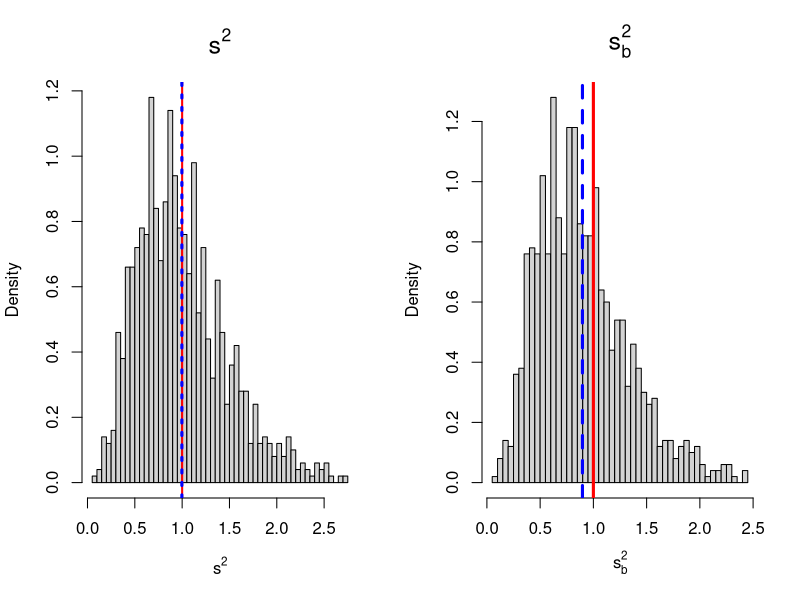

This chart was generated by the following R code:
########################################
# R code - LAB 2 - Statistical Methods #
#                                      #
# !!! This is the pre-LAB version      #
# You can find XXX to complete         #
########################################

## Distribution of the sample mean ----

# Case 1) Generate from N(0,1)
# Case 2) Generate from t-student with 3 degrees of freedom 
# Case 3) Generate from (continuous) uniform in (0,1)


set.seed(1234) # Set a seed 
R <- 1000      # Fix the number of simulations
n <- 30        # Set the sample size 

# Generate the sample of size n (for the 3 distributions) R times 
samples <- array(0, c(3, n, R))
for(i in 1 : R){
  samples[1, ,i] <- rnorm(n, 0, 1)
  samples[2, ,i] <- rt(n, df = 3)
  samples[3, ,i] <- runif(n, 0, 1)
}


# Getting the sample mean
sample_stat <- apply(samples, c(1,3), mean)

# Equivalently (creating a)
sample_stat2 <- matrix(0, nrow = 3, ncol = R)
for(i in 1 : R) {
  sample_stat2[, i] <- apply(samples[, , i], 1, mean)
}
max(abs(sample_stat - sample_stat2)) # Check 


# Visualise the sample distributions by means of hiostograms 
# par (mfrow=c(1,3))
# 
# hist(sample_stat[1,], nclass = 30, probability = TRUE, 
#      xlab="y", main= "N(0,1)", cex.main = 1.5)
# hist(sample_stat[2,], nclass = 30, probability = TRUE, 
#      xlab = "y", main = expression(t[3]), cex.main = 1.5)
# hist(sample_stat[3,], nclass = 30, probability = TRUE, 
#      xlab = "y", main = "U(0,1)", cex.main = 1.5)
# 


# It's your turn: Overlap the density of the proper normal distribution to the histogram:
# Case 1) N( , )
# Case 2) N( , )
# Case 3) N( , )

# hist(sample_stat[1,], nclass = 30, probability = TRUE, 
#      xlab="y", main= "N(0,1)", cex.main = 1.5)
# curve(dnorm(x, 0, sqrt(1/n)), add = TRUE, col = "red", lwd = 2)
# 
# hist(sample_stat[2,], nclass = 30, probability = TRUE, 
#      xlab = "y", main = expression(t[3]), cex.main = 1.5)
# curve(dnorm(x, 0, sqrt(3/n)), add = TRUE, col = "red", lwd = 2)
# 
# hist(sample_stat[3,], nclass = 30, probability = TRUE, 
#      xlab = "y", main = "U(0,1)", cex.main = 1.5)
# curve(dnorm(x, 0.5, sqrt(1/(12*n))), add = TRUE, col = "red", lwd = 2)
# 
# # Other graphichal tools for this assesment 
# 
# # ECDF vs CDF 
# par(mfrow = c(1, 3))
# plot(ecdf(sample_stat[1,]), xlab="y", main= "N(0,1)", cex.main = 1.5)
# curve(pnorm(x, 0, sqrt(1/n)), add = TRUE, col = "red", lty = 2)
# 
# plot(ecdf(sample_stat[2,]), xlab="y", main= expression(t[3]), cex.main = 1.5)
# curve(pnorm(x, 0, sqrt(3/n)), add = TRUE, col = "red", lty = 2)
# 
# plot(ecdf(sample_stat[3,]), xlab="y", main= "U(0,1)", cex.main = 1.5)
# curve(pnorm(x, 0.5, sqrt(1/(12*n))), add = TRUE, col = "red", lty = 2)
# 
# 
# # QQ-Norm 
# par(mfrow = c(1, 3))
# 
# qqnorm(sample_stat[1,])
# abline(0, sqrt(1/n))
# 
# qqnorm(sample_stat[2,])
# abline(0, sqrt(3/n))
# 
# qqnorm(sample_stat[3,])
# abline(1/2, sqrt(1/(12*n)))
# 
# 

#? Distribution of the sample variance under the Gaussian case---- 

# 
# par (mfrow = c(1, 2))
# sigma <- 1 
# 
# # Recall the the samples are arleady generated and stored in the array samples
# sample_var <- apply(samples, c(1,3), var)[1,]
# 
# # Histogram 
# hist(sample_var, nclass = 30, probability = TRUE, 
#      xlab = expression(s^2), main = "Case 1: N(0,1)", cex.main = 1.5)
# curve((n-1)/sigma^2 * dchisq((n-1)*x/sigma^2, df = n -1),  add = TRUE, col = "red", lwd = 2)
# 
# # ECDF vs CDF 
# plot(ecdf(sample_var), xlab = expression(s^2), main = "Case 1: N(0,1)", cex.main = 1.5)
# curve(pchisq((n-1)*x/sigma^2, df = n-1),  add = TRUE, col = "red", lwd = 2)


# Point estimation: Comparison of unbiased and biased sample variance estimators ----
# Check the biased nature of the (biased) sample variance estimator via MC simulation, 
# by generating n = 10 iid values from N(0,1), and compare the results with the unbiased estimator 
  
#Initial settings
set.seed(2)
R <- 1000
n <- 10
mu <- 0
sigma <- 1

# Save the results in two vectors:
     # s2: unbiased sample variance estimates 
     # s2_b: biased sample variance estimates

s2 <- rep(0, R)
s2_b <- rep(0, R)
#
## For each replication we generate 10 samples from
## a normal r.v. with mean mu and variance sigma^2
## and we compute the four sample variance estimates 

for(i in 1 : R) {
  y <- rnorm(n, mu, sigma)
  s2[i] <- var(y) 
  s2_b[i] <- var(y) * (n - 1)/n
}

# Get a point estimates 
s2_mean <- mean(s2)
s2_b_mean <- mean(s2_b)

#plot s2
par(mfrow = c(1, 2), oma = c(0, 0, 0, 0))
hist(s2, breaks = 50, xlab = expression(s^2), probability = TRUE,
     main = expression(s^2), cex.main = 1.5)
#in red the true mean, in blue the estimated mean
abline(v = sigma^2, col = "red", lwd = 2)
abline(v = s2_mean, col = "blue", lwd = 3, lty = 3) 

#plot s2 biased
hist(s2_b, breaks = 50, xlab = expression(s[b]^2), probability = TRUE,
     main = expression(s[b]^2), cex.main = 1.5)
#in red the true mean, in blue the estimated mean
abline(v = sigma^2, col = "red", lwd = 3)
abline(v = s2_b_mean, col = "blue", lwd = 3, lty = 2)